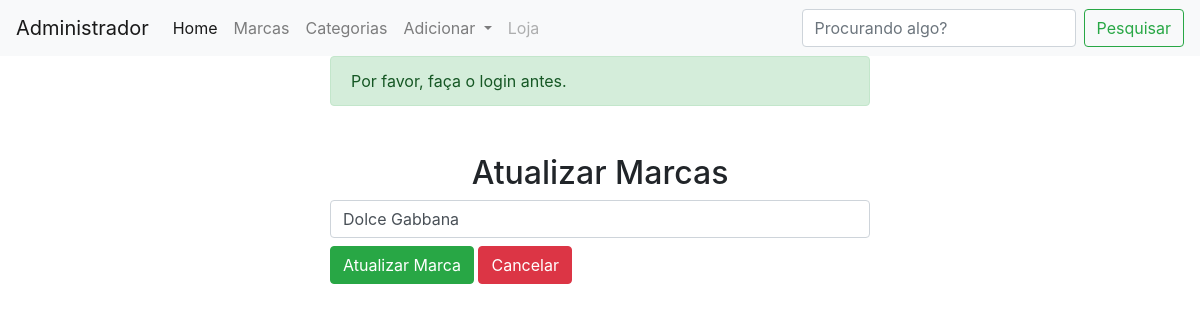
Before: /updatemarca/1 with the older database file.
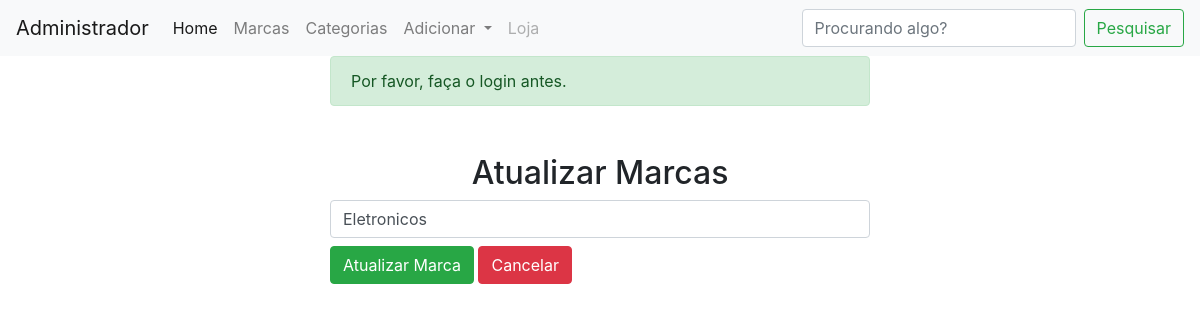
After: the same page with the newer database file.
### shop/products/models.py (models this page shows)
class Marcas(db.Model):
    id = db.Column(db.Integer, primary_key=True)
    name = db.Column(db.String(30), nullable=False, unique=True)

### shop/products/routes.py (the view)
@app.route('/updatemarca/<int:id>', methods=['GET', 'POST'])
def updatemarca(id):
    conferir_login()
    old_marca = Marcas.query.get_or_404(id)
    marca = request.form.get('marca')
    if request.method=='POST':
        old_marca.name = marca
        db.session.commit()
        flash(f"A marca {marca} foi atualizada com sucesso", "success")
        return redirect(url_for('marcas'))
    return render_template('/products/updateclassificacao.html', content=old_marca, escopo='updatemarca', title="Atualizar Marcas")

### shop/products/routes.py (called while the page is built)
def conferir_login():
    if 'email' not in session:
        flash(f'Por favor, faça o login antes.', 'success')
        return redirect(url_for('login'))

### shop/templates/products/updateclassificacao.html (shortened to what this page needs)
{% extends "layoutadmin.html" %}
{% block content %}
<div class="container">
  <div class="row">
    <div class="col-md-3"></div>
    <div class="col-md-6">
      {% include "_messages.html" %}
      {% if escopo == 'updatemarca' %}
      <h2 class="text-center mt-5">Atualizar Marcas</h2>
      <form action="" method="POST">
        <input type="text" name="marca" class="form-control" value="{{content.name}}">
        <input type="submit" value="Atualizar Marca" class="btn btn-success mt-2">
        <a href="{{url_for('marcas')}}" class="btn btn-danger mt-2">Cancelar</a>
      </form>
      {% endif %}
    </div>
    <div class="col-md-3"></div>
  </div>
</div>
{% endblock content %}

Changed rows visible on the page:
changed Marcas: marca "Dolce Gabbana" → "Eletronicos"
